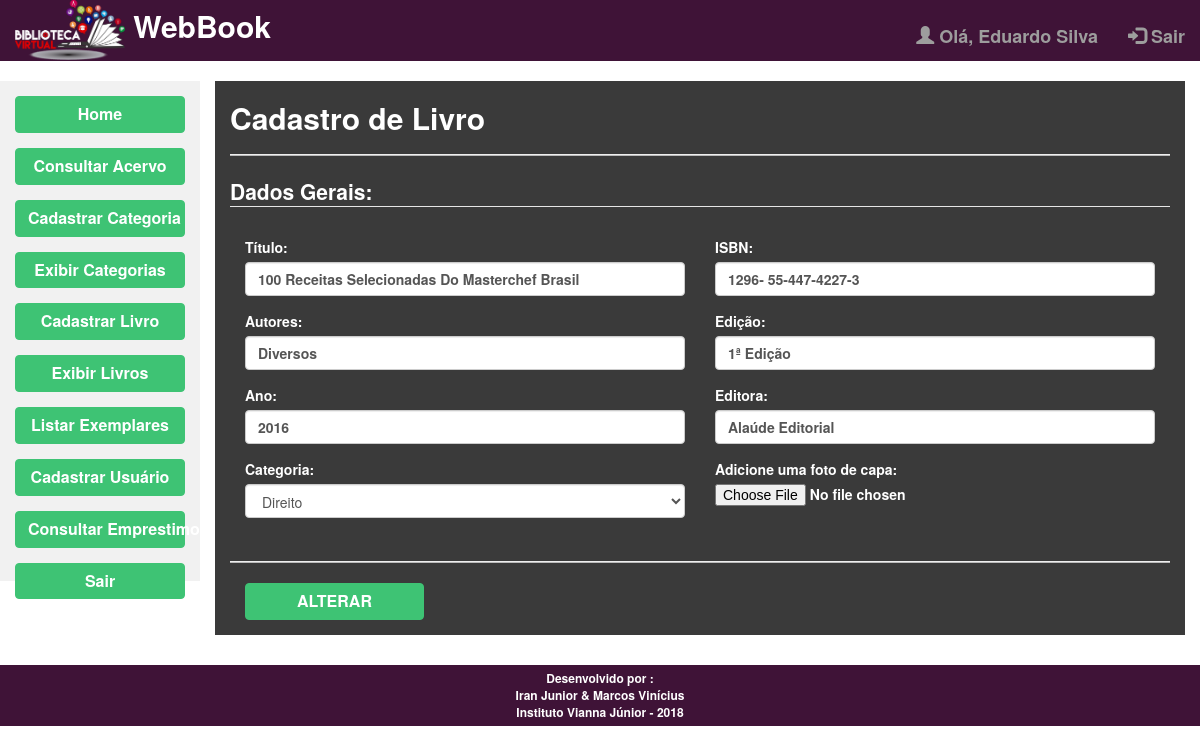
The app's page /view/cadastroLivro.view.php?id=3 (signed in) with its own data.
### tables this page shows
CREATE TABLE `livro` (
  `idLivro` int(11) NOT NULL AUTO_INCREMENT,
  `titulo` varchar(90) DEFAULT NULL,
  `ISBN` varchar(45) DEFAULT NULL,
  `autores` varchar(90) DEFAULT NULL,
  `edicao` varchar(45) DEFAULT NULL,
  `editora` varchar(90) DEFAULT NULL,
  `ano` varchar(45) DEFAULT NULL,
  `idCategoria` int(11) NOT NULL,
  `capa` varchar(45) DEFAULT NULL,
  PRIMARY KEY (`idLivro`),
  KEY `fk_livro_categoria_idx` (`idCategoria`),
  CONSTRAINT `fk_livro_categoria` FOREIGN KEY (`idCategoria`) REFERENCES `categoria` (`idCategoria`) ON DELETE NO ACTION ON UPDATE NO ACTION
);

CREATE TABLE `categoria` (
  `idCategoria` int(11) NOT NULL AUTO_INCREMENT,
  `nome` varchar(45) DEFAULT NULL,
  `descricao` varchar(80) DEFAULT NULL,
  `assunto` varchar(45) DEFAULT NULL,
  PRIMARY KEY (`idCategoria`)
);

### dao/livroDao.php (called while the page is built, shortened)
<?php
require_once "../banco/conexao_bd.php";
require_once "../model/Livro.php";
class livroDao implements genericsDao
{
    public function buscarPeloId($id)
    {
        global $pdo;
        try{
            $statement = $pdo->prepare("SELECT * FROM livro WHERE idLivro= :id");
            $statement->bindValue(":id",$id);
            if($statement->execute()){
                $rs= $statement->fetch(PDO::FETCH_OBJ);
                $objeto = new Livro('','','','','','','','','');
                $objeto->setIdLivro($rs->idLivro);
                $objeto->setTitulo($rs->titulo);
                $objeto->setISBN($rs->ISBN);
                $objeto->setAutores($rs->autores);
                $objeto->setEdicao($rs->edicao);
                $objeto->setEditora($rs->editora);
                $objeto->setAno($rs->ano);
                $objeto->setIdCategoria($rs->idCategoria);
                $objeto->setCapa($rs->capa);
                return $objeto;
            }
            else {
                throw new PDOException("<script> alert('Não foi possível executar o código SQL !'); </script>");
            }
        } catch (PDOException $erro) {
            return "Ocorreu um erro: " . $erro->getMessage();
        }
    }
}

### model/Livro.php (called while the page is built, shortened)
<?php
class Livro
{
 private $idLivro;
 private $titulo;
 private $ISBN;
 private $autores;
 private $edicao;
 private $editora;
 private $ano;
    public function __construct($idLivro, $titulo, $ISBN, $autores, $edicao, $editora, $ano, $IdCategoria, $capa)
    {
        $this->idLivro = $idLivro;
        $this->titulo = $titulo;
        $this->ISBN = $ISBN;
        $this->autores = $autores;
        $this->edicao = $edicao;
        $this->editora = $editora;
        $this->ano = $ano;
    }
    public function getIdLivro()
    {
        return $this->idLivro;
    }
    public function setIdLivro($idLivro)
    {
        $this->idLivro = $idLivro;
    }
    public function getTitulo()
    {
        return $this->titulo;
    }
    public function setTitulo($titulo)
    {
        $this->titulo = $titulo;
    }
    public function getISBN()
    {
        return $this->ISBN;
    }
    public function setISBN($ISBN)
    {
        $this->ISBN = $ISBN;
    }
    public function getAutores()
    {
        return $this->autores;
    }
    public function setAutores($autores)
    {
        $this->autores = $autores;
    }
    public function getEdicao()
    {
        return $this->edicao;
    }
    public function setEdicao($edicao)
    {
        $this->edicao = $edicao;
    }
    public function getEditora()
    {
        return $this->editora;
    }
    public function setEditora($editora)
    {
        $this->editora = $editora;
    }
    public function getAno()
    {
        return $this->ano;
    }
    public function setAno($ano)
    {
        $this->ano = $ano;
    }
}

### dao/categoriaDao.php (called while the page is built, shortened)
<?php
require_once "../banco/conexao_bd.php";
require_once "../model/Categoria.php";
class categoriaDao implements genericsDao
{
    public function buscarPeloId($id)
    {
        global $pdo;
        try{
            $statement = $pdo->prepare("SELECT * FROM categoria WHERE idCategoria = :id");
            $statement->bindValue(":id",$id);
            if($statement->execute()){
                $rs= $statement->fetch(PDO::FETCH_OBJ);
                $objeto = new Categoria('','','','');
                $objeto->setIdCategoria($rs->idCategoria);
                $objeto->setNome($rs->nome);
                $objeto->setDescricaoCategoria($rs->descricao);
                $objeto->setAssunto($rs->assunto);
                return $objeto;
            }
            else {
                throw new PDOException("<script> alert('Não foi possível executar o código SQL !'); </script>");
            }
        } catch (PDOException $erro) {
            return "Ocorreu um erro: " . $erro->getMessage();
        }
    }
}

### model/Categoria.php (called while the page is built, shortened)
<?php
class Categoria
{
    private $idCategoria;
    private $nome;
    public function __construct($idCategoria, $nome, $descricaoCategoria, $assunto)
    {
        $this->idCategoria = $idCategoria;
        $this->nome = $nome;
    }
    public function getIdCategoria()
    {
        return $this->idCategoria;
    }
    public function setIdCategoria($idCategoria)
    {
        $this->idCategoria = $idCategoria;
    }
    public function getNome()
    {
        return $this->nome;
    }
    public function setNome($nome)
    {
        $this->nome = $nome;
    }
}

### view/cadastroLivro.view.php (the view, shortened to what this page needs)
<?php
require_once ("../view/templateIndex.php");
require_once ("../model/Categoria.php");
require_once ("../dao/categoriaDao.php");
require_once ("../model/Livro.php");
require_once ("../dao/livroDao.php");
$anoAtual = date("Y");
if(!empty($_GET['id'])){
    $id = $_GET['id'];
    $dao = new livroDao();
    $livro = new Livro('','','','','','','','','');
    $livro = $dao->buscarPeloId($id);
}else{
    $id = "";
    $livro = new Livro('','','','','','','','','');
}
?>
<!DOCTYPE html>
<html lang="pt-br">
<head>
    <link rel="stylesheet" href="../css/estilo.css">
    <link rel="stylesheet" href="https://maxcdn.bootstrapcdn.com/bootstrap/3.3.7/css/bootstrap.min.css">
</head>
<body>
<div id="conteudoPrincipalFixo" class="container-fluid text-center">
    <div class="row content">
        <?php
        if($_SESSION['tipoUsuario'] == "5"){
            menuLateralAdmin();
        }
        ?>
        <div id="conteudoPrincipal" class="col-md-10 text-left">
            <div id="DivCadastroRegistro" class="container col-md-12">
            <h2 id="h2CadastroRegistro">Cadastro de Livro</h2>
            <hr id="hrCadastroRegistro">
            <?php
                if(!empty($_GET['id'])) {
                    echo "<form method='post' action='../controller/Livro.action.php?act=updt' enctype='multipart/form-data'>";
                }else{
                    echo "<form method='post' action='../controller/Livro.action.php?act=save' enctype='multipart/form-data'>";
                }
            ?>
                <div id="fildsetCadastroRegistro">
                <fieldset>
                    <legend>Dados Gerais:</legend>
                    <div class="form-row">
                        <div class="form-group col-md-6">
                            <label for="titulo">Título:</label>
                            <input type="text" class="form-control" name="titulo" placeholder="Digite aqui o título..." required value="<?= $livro->getTitulo() ?>">
                        </div>
                        <div class="form-group col-md-6">
                            <label for="isbn">ISBN:</label>
                            <input type="text" class="form-control" name="isbn" placeholder="Digite aqui o ISBN..." required value="<?= $livro->getISBN() ?>">
                        </div>
                    </div>
                    <div class="form-row">
                        <div class="form-group col-md-6">
                            <label for="autores">Autores:</label>
                            <input type="text" class="form-control" name="autores" placeholder="Digite aqui os autores..." required value="<?= $livro->getAutores() ?>">
                        </div>
                        <div class="form-group col-md-6">
                            <label for="edicao">Edição:</label>
                            <input type="text" class="form-control" name="edicao" placeholder="Digite aqui a edição..." required value="<?= $livro->getEdicao() ?>">
                        </div>
                    </div>
                    <div class="form-row">
                        <div class="form-group col-md-6">
                            <label for="ano">Ano:</label>
                            <input type="number" class="form-control" name="ano" placeholder="Digite aqui o ano..." max="<?= $anoAtual ?>" required value="<?= $livro->getAno() ?>">
                        </div>
                        <div class="form-group col-md-6">
                            <label for="editora">Editora:</label>
                            <input type="text" class="form-control" name="editora" placeholder="Digite aqui a editora..." required value="<?= $livro->getEditora() ?>">
                        </div>
                    </div>
                    <div class="form-row">
                        <div class="form-group col-md-6">
                            <label for="categoria">Categoria:</label>
                            <select class="form-control" id="categoria" name="categoria" required >
                                <?php
                                if(!empty($_GET['id'])){
                                    $daoCategoria = new categoriaDao();
                                    $categoria = $daoCategoria->buscarPeloId($livro->getIdLivro());
                                    echo "<option value='".$categoria->getIdCategoria()."' name='".$categoria->getIdCategoria()."'>".$categoria->getNome()."</option>";
                                }else{
                                    echo"<option disabled selected>Selecione uma categoria...</option>";
                                }
                                ?>
                            </select>
                        </div>
                        <div class="form-group col-md-6">
                            <label for="capa">Adicione uma foto de capa:</label>
                            <input type="file" name="capa"><br>
                        </div>
                    </div>
                </fieldset>
                </div>
                <hr id="hrCadastroRegistro">
                <div class="form-row">
                    <div class="form-group col-md-8">
                <?php
                    if(!empty($_GET['id'])){
                        echo"<input id='botaoCadastroRegistro' type='submit' class='btn btn-info' value='ALTERAR'>";
                    }
                    else{
                        echo"<input id='botaoCadastroRegistro' type='submit' class='btn btn-info' value='CADASTRAR'>";
                    }
                ?>
                    </div>
                </div>
            </form>
            </div>
        </div>
    </div>
</div>
<br>
</body>
</html>

### css/estilo.css (style rules this page uses)
#conteudoPrincipalFixo { height: auto; }
#conteudoPrincipalFixo .row { height: 100%; }
#conteudoPrincipal { height: 100%; }
#DivCadastroRegistro { background-color: #3A3A3A; color: white; }
#hrCadastroRegistro { background-color: #bbb; height: 1px; }
#h2CadastroRegistro { color: white; font-weight: bold; text-transform: none; }
#DivCadastroRegistro legend { color: white; font-weight: bold; }
#DivCadastroRegistro input { font-weight: bold; }
#botaoCadastroRegistro { background-color: #3EC374; border-color: #3EC374; width: 30%; font-size: 16px; }

### records on screen
livro: titulo "100 Receitas Selecionadas Do Masterchef Brasil", isbn "1296- 55-447-4227-3", autores "Diversos", edicao "1ª Edição", ano "2016", editora "Alaúde Editorial"
categoria: categoria "Direito"

### other values on screen
$_SESSION['nomeUsuario'] "Eduardo Silva"
